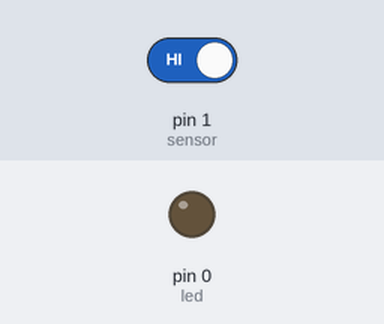
Recording of a sketch running on a simulated Arduino Uno, built with avr-gcc and run on an emulated ATmega328P. Shown: output pins drawn as LEDs (lit = HIGH). The inputs (shaded band) are chosen by the test bench; at power-on: pin 1 (sensor) HIGH.

Above: at 1.2 s.
1.3 s: pin 1 (sensor) driven LOW
At 2.1 s:
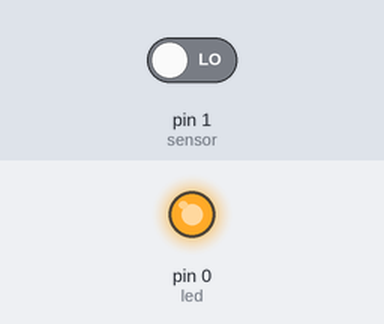
2.8 s: pin 1 (sensor) driven HIGH
At 3.2 s:
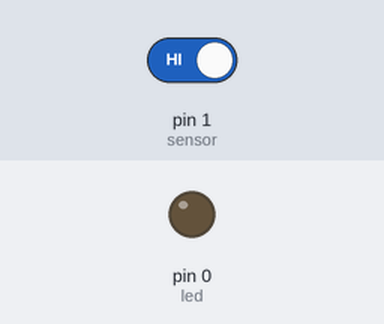
Timing chart, 0 to 5.8 s (numbered marks = the images above; inputs shaded):
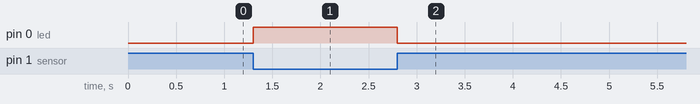

Measured:
- after the input at 1.3 s, pin 0 (led): LOW → HIGH at once
- after the input at 2.8 s, pin 0 (led): HIGH → LOW at once

The sketch:

Codigo_KY032.ino
```cpp
#define led 0
#define sensor 1
int valor;

void setup(){
  pinMode(led, OUTPUT);
  pinMode(sensor, INPUT);
}

void loop(){
  valor = digitalRead(sensor);
  if(valor == LOW){
  digitalWrite (led, HIGH);
 }

 else {
  digitalWrite (led, LOW);
 }
}
```
